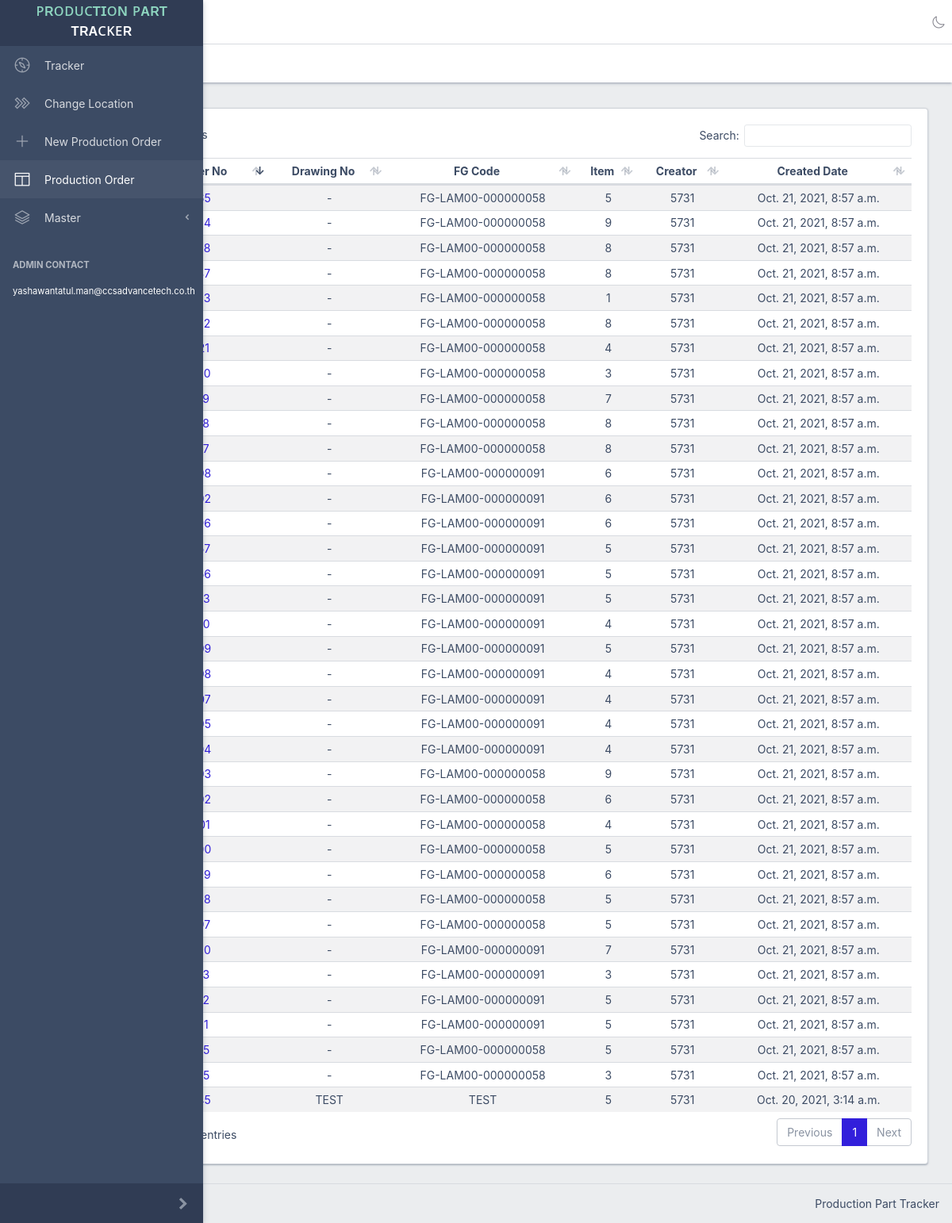
/order_master/, run on the app's committed database.
### pptapp/models.py (models this page shows)
class Order(models.Model):
    no = models.CharField(max_length=20, primary_key=True)
    drawing_no = models.CharField(max_length=20, default="-")
    fg_code = models.CharField(max_length=20, default="-")
    emp_id = models.CharField(max_length=20, default="-") # CREATOR
    date_modified = models.DateTimeField(auto_now=True)
    date_published = models.DateTimeField(auto_now_add=True)

### pptapp/views.py (the view)
# urls.py: path('order_master/', views.order_master, name='order_master'),
def order_master(request):
    orders = Order.objects.all()
    items = []
    for order in orders:
        serials = Serial.objects.filter(order=order)
        items.append(len(serials))
    context = {
        'orders' : orders,
        'items' : items,
    }
    return render(request, 'order_master.html', context)

### pptapp/templatetags/extra.py (called while the page is built)
@register.filter
def index(indexable, i):
    return indexable[i]

### templates/order_master.html (shortened to what this page needs)
<!DOCTYPE html>
{% load static %}
{% load extra %}
<html lang="en">
  <head>
    <link rel="stylesheet" href="{% static "css/style.css" %}">
    <link href="{% static "vendors/@coreui/icons/css/free.min.css" %}" rel="stylesheet">
    <link href="{% static "vendors/@coreui/icons/css/brand.min.css" %}" rel="stylesheet">
    <link rel="stylesheet" href="{% static "vendors/datatables.net-bs4/css/dataTables.bootstrap4.css" %}">
  </head>
  <body class="c-app c-no-layout-transition">
    {% include 'sidebar.html' %}
    <div class="c-wrapper">
      <header class="c-header c-header-light c-header-fixed">
        {% include 'header.html' %}
        <div class="c-subheader justify-content-between px-3">
          <ol class="breadcrumb border-0 m-0 px-0 px-md-3">
          </ol>
        </div>
      </header>
      <div class="c-body">
        <main class="c-main">
          <div class="container-fluid">
            <div class="fade-in">
              <div class="row">
                  <div class="col-sm-12 col-md-12">
                    <div class="card border-secondary">
                      <div class="card-body">
                        <table class="table table-sm table-striped datatable text-center" id="serial_code_table">
                          <thead>
                            <tr>
                              <th>Production Order No</th>
                              <th>Drawing No</th>
                              <th>FG Code</th>
                              <th>Item</th>
                              <th>Creator</th>
                              <th>Created Date</th>
                            </tr>
                          </thead>
                          <tbody>
                            {% for order in orders %}
                            <tr>
                              <td><a href="/order/{{order.no}}">{{order.no}}</a></td>
                              <td>{{order.drawing_no}}</td>
                              <td>{{order.fg_code}}</td>
                              <td>{{items|index:forloop.counter0}}</td>
                              <td>{{order.emp_id}}</td>
                              <td>{{order.date_published}}</td>
                            </tr>
                            {% endfor %}
                          </tbody>
                        </table>
                      </div>
                    </div>
                  </div>
                </div>
            </div>
          </div>
        </main>
      </div>
      {% include 'footer.html' %}
    </div>
  </body>
</html>

### data on the page
Order: drawing_no "TEST", fg_code "TEST", counter0 "5", emp_id "5731", date_published "Oct. 20, 2021, 3:14 a.m."
Order: drawing_no "-", fg_code "FG-LAM00-000000091", counter0 "5", emp_id "5731", date_published "Oct. 21, 2021, 8:57 a.m."
Order: drawing_no "-", fg_code "FG-LAM00-000000091", counter0 "5", emp_id "5731", date_published "Oct. 21, 2021, 8:57 a.m."
Order: drawing_no "-", fg_code "FG-LAM00-000000058", counter0 "3", emp_id "5731", date_published "Oct. 21, 2021, 8:57 a.m."
Order: drawing_no "-", fg_code "FG-LAM00-000000091", counter0 "7", emp_id "5731", date_published "Oct. 21, 2021, 8:57 a.m."
Order: drawing_no "-", fg_code "FG-LAM00-000000058", counter0 "5", emp_id "5731", date_published "Oct. 21, 2021, 8:57 a.m."
Order: drawing_no "-", fg_code "FG-LAM00-000000091", counter0 "4", emp_id "5731", date_published "Oct. 21, 2021, 8:57 a.m."
Order: drawing_no "-", fg_code "FG-LAM00-000000091", counter0 "4", emp_id "5731", date_published "Oct. 21, 2021, 8:57 a.m."
Order: drawing_no "-", fg_code "FG-LAM00-000000091", counter0 "4", emp_id "5731", date_published "Oct. 21, 2021, 8:57 a.m."
Order: drawing_no "-", fg_code "FG-LAM00-000000091", counter0 "4", emp_id "5731", date_published "Oct. 21, 2021, 8:57 a.m."
Order: drawing_no "-", fg_code "FG-LAM00-000000091", counter0 "5", emp_id "5731", date_published "Oct. 21, 2021, 8:57 a.m."
Order: drawing_no "-", fg_code "FG-LAM00-000000091", counter0 "4", emp_id "5731", date_published "Oct. 21, 2021, 8:57 a.m."
Order: drawing_no "-", fg_code "FG-LAM00-000000091", counter0 "3", emp_id "5731", date_published "Oct. 21, 2021, 8:57 a.m."
Order: drawing_no "-", fg_code "FG-LAM00-000000091", counter0 "5", emp_id "5731", date_published "Oct. 21, 2021, 8:57 a.m."
Order: drawing_no "-", fg_code "FG-LAM00-000000091", counter0 "5", emp_id "5731", date_published "Oct. 21, 2021, 8:57 a.m."
Order: drawing_no "-", fg_code "FG-LAM00-000000091", counter0 "6", emp_id "5731", date_published "Oct. 21, 2021, 8:57 a.m."
Order: drawing_no "-", fg_code "FG-LAM00-000000091", counter0 "6", emp_id "5731", date_published "Oct. 21, 2021, 8:57 a.m."
Order: drawing_no "-", fg_code "FG-LAM00-000000091", counter0 "6", emp_id "5731", date_published "Oct. 21, 2021, 8:57 a.m."
Order: drawing_no "-", fg_code "FG-LAM00-000000091", counter0 "5", emp_id "5731", date_published "Oct. 21, 2021, 8:57 a.m."
Order: drawing_no "-", fg_code "FG-LAM00-000000058", counter0 "5", emp_id "5731", date_published "Oct. 21, 2021, 8:57 a.m."
Order: drawing_no "-", fg_code "FG-LAM00-000000058", counter0 "6", emp_id "5731", date_published "Oct. 21, 2021, 8:57 a.m."
Order: drawing_no "-", fg_code "FG-LAM00-000000058", counter0 "5", emp_id "5731", date_published "Oct. 21, 2021, 8:57 a.m."
Order: drawing_no "-", fg_code "FG-LAM00-000000058", counter0 "5", emp_id "5731", date_published "Oct. 21, 2021, 8:57 a.m."
Order: drawing_no "-", fg_code "FG-LAM00-000000058", counter0 "4", emp_id "5731", date_published "Oct. 21, 2021, 8:57 a.m."
Order: drawing_no "-", fg_code "FG-LAM00-000000058", counter0 "9", emp_id "5731", date_published "Oct. 21, 2021, 8:57 a.m."
Order: drawing_no "-", fg_code "FG-LAM00-000000058", counter0 "6", emp_id "5731", date_published "Oct. 21, 2021, 8:57 a.m."
Order: drawing_no "-", fg_code "FG-LAM00-000000058", counter0 "8", emp_id "5731", date_published "Oct. 21, 2021, 8:57 a.m."
Order: drawing_no "-", fg_code "FG-LAM00-000000058", counter0 "8", emp_id "5731", date_published "Oct. 21, 2021, 8:57 a.m."
Order: drawing_no "-", fg_code "FG-LAM00-000000058", counter0 "8", emp_id "5731", date_published "Oct. 21, 2021, 8:57 a.m."
Order: drawing_no "-", fg_code "FG-LAM00-000000058", counter0 "4", emp_id "5731", date_published "Oct. 21, 2021, 8:57 a.m."
Order: drawing_no "-", fg_code "FG-LAM00-000000058", counter0 "8", emp_id "5731", date_published "Oct. 21, 2021, 8:57 a.m."
Order: drawing_no "-", fg_code "FG-LAM00-000000058", counter0 "7", emp_id "5731", date_published "Oct. 21, 2021, 8:57 a.m."
Order: drawing_no "-", fg_code "FG-LAM00-000000058", counter0 "3", emp_id "5731", date_published "Oct. 21, 2021, 8:57 a.m."
Order: drawing_no "-", fg_code "FG-LAM00-000000058", counter0 "1", emp_id "5731", date_published "Oct. 21, 2021, 8:57 a.m."
Order: drawing_no "-", fg_code "FG-LAM00-000000058", counter0 "8", emp_id "5731", date_published "Oct. 21, 2021, 8:57 a.m."
Order: drawing_no "-", fg_code "FG-LAM00-000000058", counter0 "9", emp_id "5731", date_published "Oct. 21, 2021, 8:57 a.m."
Order: drawing_no "-", fg_code "FG-LAM00-000000058", counter0 "5", emp_id "5731", date_published "Oct. 21, 2021, 8:57 a.m."
